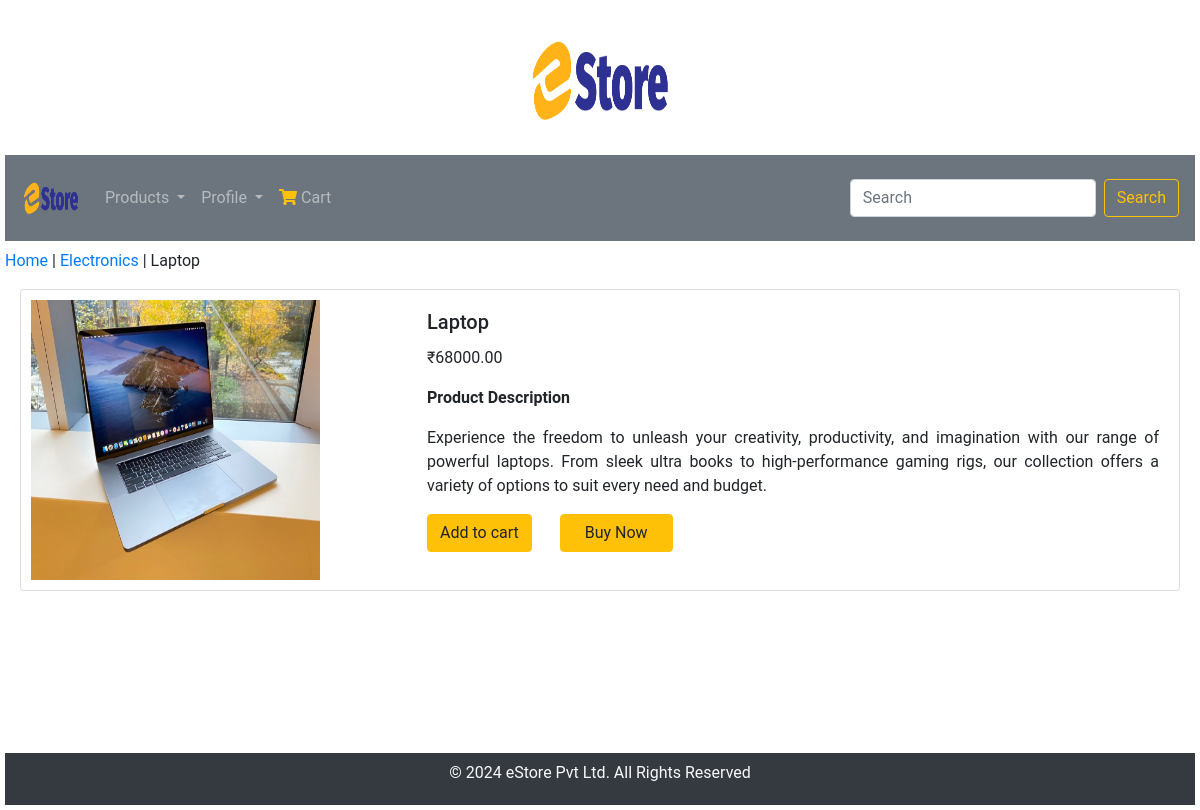
Page /electronics/laptop/ on the committed database.
### shop/models.py (models this page shows, shortened)
class Product(models.Model):
    name = models.CharField(max_length=100, unique=True)
    slug = models.SlugField(max_length=100, unique=True)
    description = models.TextField(blank=True)
    price = models.DecimalField(max_digits=10, decimal_places=2)
    image = models.ImageField(upload_to='product', blank=True)
    category = models.ForeignKey(Category, on_delete=models.CASCADE)
    stock = models.IntegerField()
    available = models.BooleanField(default=True)
    created_at = models.DateTimeField(auto_now_add=True)
    class Meta:
        ordering = ('name',)
        verbose_name = 'product'
        verbose_name_plural = 'products'

class Category(models.Model):
    name = models.CharField(max_length=100, unique=True)
    slug = models.SlugField(max_length=100, unique=True)
    description = models.TextField(blank=True)
    image = models.ImageField(upload_to='category', blank=True)
    class Meta:
        ordering = ('name',)
        verbose_name = 'category'
        verbose_name_plural = 'categories'
    def get_url(self):
        return reverse('product_by_category', args=[self.slug])
    def __str__(self):
        return '{}'.format(self.name)

### shop/views.py (the view)
# urls.py: path('<slug:slug_c>/<slug_p>/', views.prod_det, name='product_catdetail'),
def prod_det(request, slug_c, slug_p):
    try:
        product = Product.objects.get(category__slug=slug_c, slug=slug_p)
    except Exception as e:
        raise e
    return render(request, 'product.html', {'product': product})

### shop/context_processors.py (called while the page is built)
def my_links(request):
    links = Category.objects.all()
    return dict(links=links)

### templates/product.html (shortened to what this page needs)
{% extends 'base.html' %}
{% block content%}
<div>
    <div>
        <p><a href="{% url 'allproducts' %}">Home</a> | <a href="{{product.category.get_url}}">{{product.category}}</a> | {{product.name}}</p>
    </div>
</div>
<div class="container-fluid">
  <div class="card mb-3">
    <div class="row no-gutters">
      <div class="col-md-4">
        <img class="card-img" src="{{ product.image.url }}" alt="{{ product.name }}">
      </div>
      <div class="col-md-8 custom-col-width">
        <div class="card-body">
          <h5 class="card-title">{{ product.name }}</h5>
          <p class="card-text">&#8377;{{ product.price }}</p>
          <p class="card-text"><strong>Product Description</strong></p>
          <p class="card-text text-justify">{{ product.description }}</p>
          {% if product.stock <= 0 %}
          <p class="text-danger"><strong>Out Of Stock</strong></p>
          {% else %}
          <a class="btn btn-warning mr-4" href="#">Add to cart</a>
          <a class="btn btn-warning pl-4 pr-4"  href="#">Buy Now</a>
          {% endif %}
        </div>
      </div>
    </div>
  </div>
</div>
{% endblock %}

### static/style.css (style rules this page uses)
body { margin: 5px; font-family: Roboto, Arial, sans-serif; min-height: 100vh; }
.card { max-width: 100%; }
.card-img { width: 80%; height: 300px; padding: 10px; }

### rows in the picture
Product: category "Electronics", name "Laptop", image (picture), price "68000.00", description "Experience the freedom to unleash your creativity, productivity, and imagination with our range of powerful laptops. From sleek ultra books to high-performance gaming rigs, our collection offers a variety of options to suit every need and budget."
